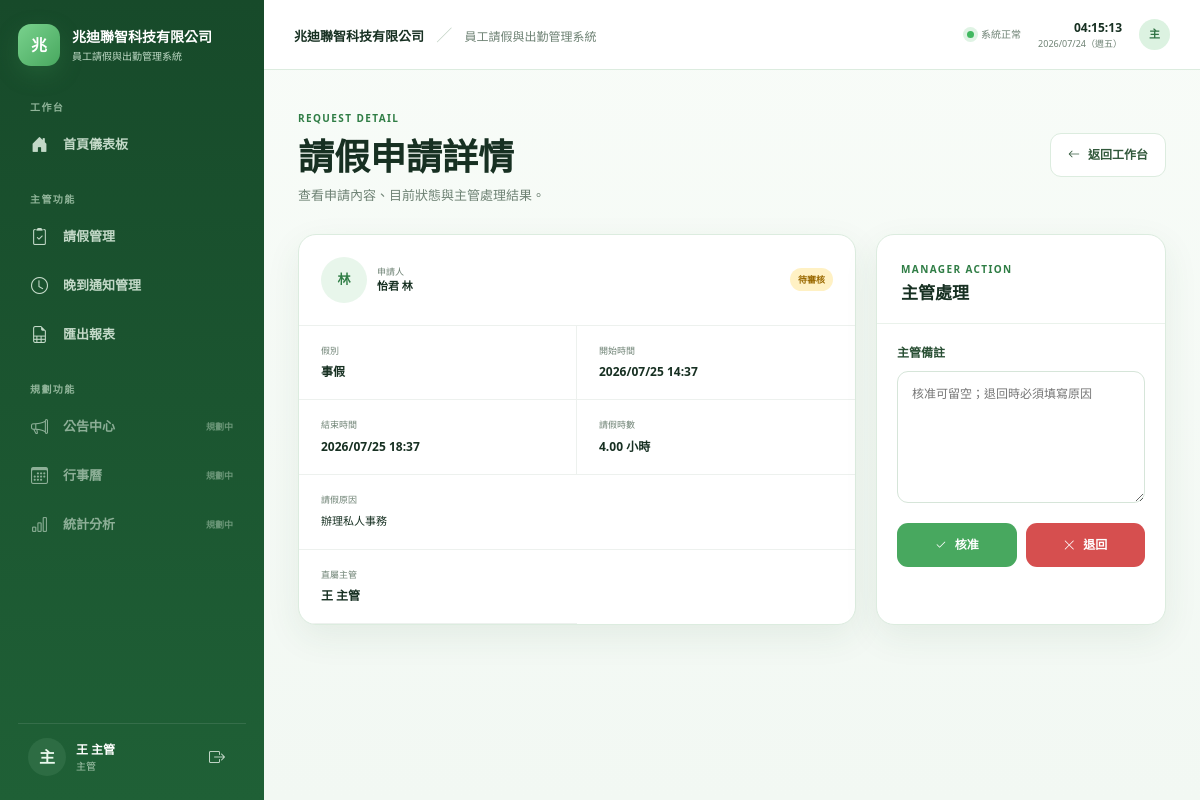
Page /leave/2/ (signed in) on the committed database.
### leaveapp/models.py (models this page shows, shortened)
class Profile(models.Model):
    ROLE_EMPLOYEE = "employee"
    ROLE_MANAGER = "manager"
    ROLE_ADMIN = "admin"
    ROLE_CHOICES = [
        (ROLE_EMPLOYEE, "員工"),
        (ROLE_MANAGER, "主管"),
        (ROLE_ADMIN, "系統管理者"),
    ]
    user = models.OneToOneField(User, on_delete=models.CASCADE, related_name="profile")
    role = models.CharField(max_length=20, choices=ROLE_CHOICES, default=ROLE_EMPLOYEE)
    manager = models.ForeignKey(
        User,
        on_delete=models.SET_NULL,
        null=True,
        blank=True,
        related_name="team_members",
        verbose_name="直屬主管",
    )

class LeaveRequest(models.Model):
    STATUS_PENDING = "pending"
    STATUS_APPROVED = "approved"
    STATUS_REJECTED = "rejected"
    STATUS_CANCELLED = "cancelled"
    STATUS_CHOICES = [
        (STATUS_PENDING, "待審核"),
        (STATUS_APPROVED, "已核准"),
        (STATUS_REJECTED, "已退回"),
        (STATUS_CANCELLED, "已取消"),
    ]
    employee = models.ForeignKey(User, on_delete=models.CASCADE, related_name="leave_requests")
    leave_type = models.ForeignKey(LeaveType, on_delete=models.PROTECT)
    start_datetime = models.DateTimeField(verbose_name="開始時間")
    end_datetime = models.DateTimeField(verbose_name="結束時間")
    reason = models.TextField(verbose_name="請假原因")
    attachment = models.FileField(upload_to="leave_attachments/%Y/%m/", blank=True, null=True)
    status = models.CharField(max_length=20, choices=STATUS_CHOICES, default=STATUS_PENDING)
    manager = models.ForeignKey(
        User,
        on_delete=models.SET_NULL,
        null=True,
        blank=True,
        related_name="managed_leave_requests",
    )
    manager_comment = models.TextField(blank=True, verbose_name="主管備註")
    created_at = models.DateTimeField(auto_now_add=True)
    reviewed_at = models.DateTimeField(blank=True, null=True)
    balance_applied = models.BooleanField(default=False)
    class Meta:
        ordering = ["-created_at"]
    @property
    def duration_hours(self):
        if not self.start_datetime or not self.end_datetime:
            return Decimal("0.00")
        seconds = (self.end_datetime - self.start_datetime).total_seconds()
        return Decimal(str(max(seconds / 3600, 0))).quantize(Decimal("0.01"))

class LeaveType(models.Model):
    name = models.CharField(max_length=50, unique=True, verbose_name="假別名稱")
    requires_attachment = models.BooleanField(default=False, verbose_name="需附件")
    active = models.BooleanField(default=True, verbose_name="啟用")
    display_order = models.PositiveIntegerField(default=0, verbose_name="顯示順序")
    class Meta:
        ordering = ["display_order", "id"]
        verbose_name = "假別"
        verbose_name_plural = "假別"

### leaveapp/views.py (the view)
# urls.py: path("leave/<int:pk>/", views.leave_detail, name="leave_detail"),
@login_required
def leave_detail(request, pk):
    leave_request = get_object_or_404(
        LeaveRequest.objects.select_related("employee", "manager", "leave_type"),
        pk=pk,
    )
    if not _can_view_leave(request.user, leave_request):
        messages.error(request, "你沒有權限查看這筆申請。")
        return redirect("dashboard")
    return render(
        request,
        "leaveapp/leave_detail.html",
        {"leave_request": leave_request, "review_form": ReviewForm()},
    )

### leaveapp/forms.py
class ReviewForm(forms.Form):
    comment = forms.CharField(
        required=False,
        label="主管備註",
        widget=forms.Textarea(attrs={"rows": 3, "placeholder": "核准可留空；退回時請填寫原因"}),
    )

### leaveapp/views.py (called while the page is built)
def _is_manager_for(user, employee):
    if user.profile.role == Profile.ROLE_ADMIN:
        return True
    return employee.profile.manager_id == user.id

def _can_view_leave(user, leave_request):
    return (
        leave_request.employee_id == user.id
        or _is_manager_for(user, leave_request.employee)
    )

### templates/leaveapp/leave_detail.html (shortened to what this page needs)
{% extends "base.html" %}
{% block content %}
<section class="page-heading compact-heading">
  <div>
    <span class="eyebrow">REQUEST DETAIL</span>
    <h1>請假申請詳情</h1>
    <p>查看申請內容、目前狀態與主管處理結果。</p>
  </div>
  <a class="btn-enterprise secondary" href="{% url 'dashboard' %}">
    <i class="bi bi-arrow-left"></i>返回工作台
  </a>
</section>
<div class="detail-grid">
  <article class="enterprise-panel detail-panel">
    <header class="detail-header">
      <div class="person-cell">
        <span class="person-avatar large">{{ leave_request.employee.last_name|default:leave_request.employee.username|slice:":1" }}</span>
        <span><small>申請人</small><strong>{{ leave_request.employee.get_full_name|default:leave_request.employee.username }}</strong></span>
      </div>
      <span class="status-badge {{ leave_request.status }}">{{ leave_request.get_status_display }}</span>
    </header>
    <div class="detail-body">
      <div class="detail-item"><small>假別</small><strong>{{ leave_request.leave_type.name }}</strong></div>
      <div class="detail-item"><small>開始時間</small><strong>{{ leave_request.start_datetime|date:"Y/m/d H:i" }}</strong></div>
      <div class="detail-item"><small>結束時間</small><strong>{{ leave_request.end_datetime|date:"Y/m/d H:i" }}</strong></div>
      <div class="detail-item"><small>請假時數</small><strong>{{ leave_request.duration_hours }} 小時</strong></div>
      <div class="detail-item full"><small>請假原因</small><p>{{ leave_request.reason|linebreaksbr }}</p></div>
      <div class="detail-item"><small>直屬主管</small><strong>{% if leave_request.manager %}{{ leave_request.manager.get_full_name|default:leave_request.manager.username }}{% else %}未設定{% endif %}</strong></div>
    </div>
  </article>
  {% if user.profile.role != "employee" %}
  <aside class="enterprise-panel review-panel">
    <header class="panel-header"><div><span class="eyebrow">MANAGER ACTION</span><h2>主管處理</h2></div></header>
    {% if leave_request.status == "pending" %}
    <form method="post" class="review-form">
      <label for="id_comment">主管備註</label>
      <textarea name="comment" rows="5" id="id_comment" placeholder="核准可留空；退回時必須填寫原因"></textarea>
      <div class="review-actions">
        <button formaction="{% url 'approve_leave' leave_request.id %}" class="btn-enterprise success"><i class="bi bi-check2"></i>核准</button>
        <button formaction="{% url 'reject_leave' leave_request.id %}" class="btn-enterprise danger"><i class="bi bi-x-lg"></i>退回</button>
      </div>
    </form>
    {% else %}
    <div class="empty-state compact"><span><i class="bi bi-check2-circle"></i></span><strong>此申請已處理</strong></div>
    {% endif %}
  </aside>
  {% endif %}
</div>
{% endblock %}

### templates/base.html (shortened to what this page needs)
{% load static %}
<!doctype html>
<html lang="zh-Hant">
<head>
  <link href="https://cdn.jsdelivr.net/npm/bootstrap@5.3.3/dist/css/bootstrap.min.css" rel="stylesheet">
  <link href="https://cdn.jsdelivr.net/npm/bootstrap-icons@1.11.3/font/bootstrap-icons.css" rel="stylesheet">
  <link rel="stylesheet" href="{% static 'css/style.css' %}">
</head>
<body>
{% if user.is_authenticated %}
<div class="app-shell">
  <aside class="sidebar d-none d-lg-flex">
    <a class="brand" href="{% url 'dashboard' %}">
      <span class="brand-mark">兆</span>
      <span class="brand-copy">
        <strong>兆迪聯智科技有限公司</strong>
        <small>員工請假與出勤管理系統</small>
      </span>
    </a>
    <nav class="sidebar-nav">
      <span class="nav-label">工作台</span>
      <a class="sidebar-link {% if request.resolver_match.url_name == 'dashboard' %}active{% endif %}" href="{% url 'dashboard' %}">
        <i class="bi bi-house-door-fill"></i><span>首頁儀表板</span>
      </a>
      {% if user.profile.role == "employee" %}
      <span class="nav-label nav-label-spaced">請假管理</span>
      <a class="sidebar-link" href="{% url 'create_leave' %}">
        <i class="bi bi-calendar2-plus"></i><span>新增請假</span>
      </a>
      <a class="sidebar-link" href="{% url 'dashboard' %}#my-requests">
        <i class="bi bi-journal-text"></i><span>我的請假紀錄</span>
      </a>
      <span class="nav-label nav-label-spaced">其他功能</span>
      <a class="sidebar-link" href="{% url 'create_late_notice' %}">
        <i class="bi bi-clock-history"></i><span>晚到通知</span>
      </a>
      {% else %}
      <span class="nav-label nav-label-spaced">主管功能</span>
      <a class="sidebar-link {% if request.resolver_match.url_name == 'manager_leave_list' %}active{% endif %}" href="{% url 'manager_leave_list' %}">
        <i class="bi bi-clipboard2-check"></i><span>請假管理</span>
      </a>
      <a class="sidebar-link {% if request.resolver_match.url_name == 'manager_late_list' %}active{% endif %}" href="{% url 'manager_late_list' %}">
        <i class="bi bi-clock"></i><span>晚到通知管理</span>
      </a>
      <a class="sidebar-link" href="{% url 'export_csv' %}">
        <i class="bi bi-file-earmark-spreadsheet"></i><span>匯出報表</span>
      </a>
      {% endif %}
      <span class="nav-label nav-label-spaced">規劃功能</span>
      <span class="sidebar-link disabled-link"><i class="bi bi-megaphone"></i><span>公告中心</span><small>規劃中</small></span>
      <span class="sidebar-link disabled-link"><i class="bi bi-calendar3"></i><span>行事曆</span><small>規劃中</small></span>
      <span class="sidebar-link disabled-link"><i class="bi bi-bar-chart"></i><span>統計分析</span><small>規劃中</small></span>
    </nav>
    <div class="sidebar-user">
      <span class="avatar">{{ user.last_name|default:user.username|slice:":1" }}</span>
      <span class="sidebar-user-copy">
        <strong>{{ user.get_full_name|default:user.username }}</strong>
        <small>{{ user.profile.get_role_display }}</small>
      </span>
      <form action="{% url 'logout' %}" method="post">
        <button class="icon-btn" title="登出"><i class="bi bi-box-arrow-right"></i></button>
      </form>
    </div>
  </aside>
  <div class="app-main">
    <header class="topbar">
      <div class="topbar-title">
        <strong>兆迪聯智科技有限公司</strong>
        <span>／</span>
        <small>員工請假與出勤管理系統</small>
      </div>
      <div class="topbar-right">
        <span class="system-online"><i></i>系統正常</span>
        <div class="live-clock d-none d-md-block">
          <strong id="liveTime">--:--:--</strong>
          <small id="liveDate">----/--/--</small>
        </div>
        <span class="topbar-avatar">{{ user.last_name|default:user.username|slice:":1" }}</span>
      </div>
    </header>
    <main class="content-area">
      {% block content %}{% endblock %}
    </main>
  </div>
</div>
{% endif %}
</body>
</html>

### rows in the picture
LeaveRequest: employee.last_name "林", employee.get_full_name "怡君 林", status "待審核", leave_type.name "事假", start_datetime "2026/07/25 14:37", end_datetime "2026/07/25 18:37", duration_hours "4.00", reason "辦理私人事務", manager.get_full_name "王 主管"

### other values in the picture
{{ user.last_name|default:user.username|slice:":1" }} "主"
{{ user.get_full_name|default:user.username }} "王 主管"
{{ user.profile.get_role_display }} "主管"
